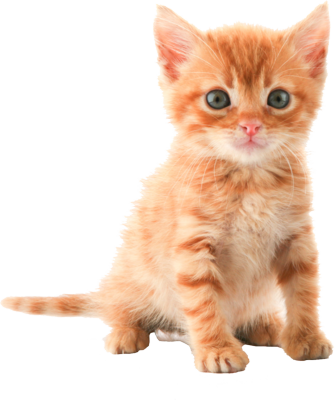
#> input picture Advanced_scraping/kitten.png, 335 x 400 px, found by its file name
$ jupyter execute Image_recognition.ipynb   (Python 2 division)
#> lines starting #> are read from the running program, lines starting #| are printed output that depends on the picture
[cell 1]
import os
cwd = os.getcwd()
print cwd

## Using Python Imaging library

[cell 2]
# Using Python Imaging Library
from PIL import Image, ImageFilter

# Load image
kitten = Image.open("/Users/adarshnair/Desktop/Data_Wrangling/Advanced_scraping/kitten.png")
#> kitten is the input picture: PIL image 335x400 RGBA; mean R, G, B, A 238.6, 213.8, 196.3, 119.7
# Add blur to the image
blurryKitten = kitten.filter(ImageFilter.GaussianBlur)
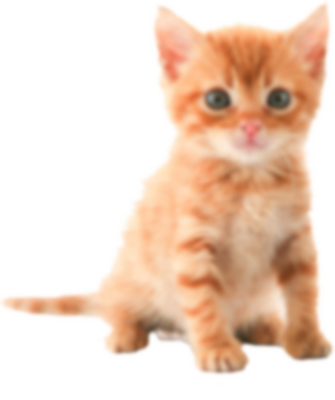
#> blurryKitten: PIL image 335x400 RGBA; mean R, G, B, A 238.6, 213.8, 196.3, 119.7; transparent parts drawn white
# Save blurry image
blurryKitten.save("kitten_blurred.jpg")
blurryKitten.show()
